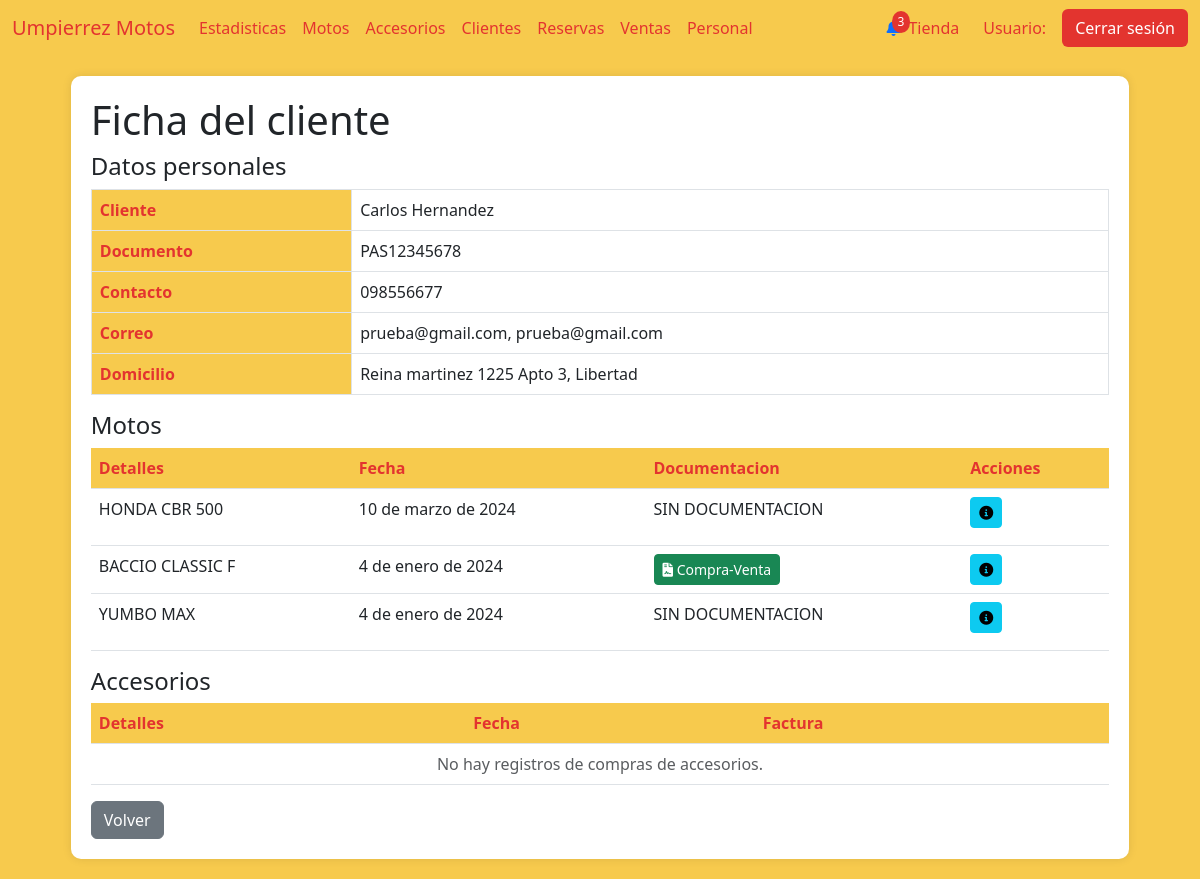
The page /cliente_ficha/3 (signed in) on the database its author committed.
### AppUM/models.py (models this page shows)
class Cliente(models.Model):
    documento = models.CharField(max_length=20, unique=True)
    nombre = models.CharField(max_length=20)
    apellido  = models.CharField(max_length=20)
    fecha_nacimiento = models.DateField()
    ciudad = models.CharField(max_length=40)
    calle = models.CharField(max_length=40)
    numero = models.IntegerField()
    num_apartamento = models.IntegerField()

class ClienteTelefono(models.Model):
    cliente = models.ForeignKey(Cliente, related_name='cliente_telefono', on_delete=models.CASCADE, null=True)
    telefono = models.CharField(max_length=10,unique=True)
    principal = models.BooleanField(default=True)

class ClienteCorreo(models.Model):
    cliente = models.ForeignKey(Cliente, related_name='cliente_correo', on_delete=models.CASCADE, null=True)
    correo = models.CharField(max_length=100, unique=True)
    principal = models.BooleanField(default=True)

class ComprasVentas(models.Model):
    moto = models.ForeignKey(Moto, related_name='moto_cliente', on_delete=models.CASCADE)
    cliente = models.ForeignKey(Cliente, related_name='cliente_moto', on_delete=models.CASCADE)
    fecha_compra = models.DateField()
    fotocopia_libreta = models.ImageField(null=True, blank=True, upload_to="documentacion/libretas/")
    compra_venta = models.FileField(null=True, blank=True, upload_to="documentacion/compra_venta/")
    certificado_venta = models.FileField(null=True, blank=True, upload_to="documentacion/certificado_venta/")
    tipo = models.CharField(max_length=20)
    forma_de_pago = models.TextField(null=True, blank=True)
    class Meta:
        pass

### AppUM/decorators.py (the view)
    def _wrapped_view(request, *args, **kwargs):
        user = request.user
        if user.is_authenticated:
            usuario_consulta = Personal.objects.filter(usuario=user.username).first()
            if usuario_consulta:
                if Administrativo.objects.filter(personal_ptr_id=usuario_consulta.id,activo=1).exists():
                    return view_func(request, *args, **kwargs)
                else:
                    raise PermissionDenied
            else:
                return view_func(request, *args, **kwargs)
        else:
            return redirect('Login')  # Redirigir al login si no está autenticado

### AppUM/templates/perfil_administrativo/cliente/detalles_cliente.html (shortened to what this page needs)
{% extends "perfil_administrativo/padre_perfil_administrativo.html" %}
{% load static %}
{% block contenidoQueCambia %}
<div class="table-container" id="clienteDetails">
    <h1>Ficha del cliente</h1>
    <h4>Datos personales</h4>
    <table class="table table-bordered">
        <tbody>
            <tr>
                <th scope="row">Cliente</th>
                <td>{{ cliente.nombre }} {{ cliente.apellido }}</td>
            </tr>
            <tr>
                <th scope="row">Documento</th>
                <td>{{ cliente.documento }}</td>
            </tr>
            <tr>
                <th scope="row">Contacto</th>
                <td>{{ tel1 }}{% if tel2 %}, {{ tel2 }}{% endif %}</td>
            </tr>
            <tr>
                <th scope="row">Correo</th>
                <td>{{ correo1 }}{% if correo2 %}, {{ correo2 }}{% endif %}</td>
            </tr>
            <tr>
                <th scope="row">Domicilio</th>
                <td>{{ cliente.calle }} {{ cliente.numero }}{% if cliente.num_apartamento != 0 %} Apto {{ cliente.num_apartamento }}, {% else %}, {% endif %} {{ cliente.ciudad }} </td>
            </tr>
        </tbody>
    </table>
    <h4>Motos</h4>
    <table class="table">
        <thead>
            <tr>
                <th scope="row">Detalles</th>
                <th scope="row">Fecha</th>
                <th scope="row">Documentacion</th>
                <th scope="row">Acciones</th>
            </tr>
        </thead>
        <tbody>
            {% if page_obj %}
                {% for item in page_obj %}
                    <tr>
                        <td>{{ item.moto.moto__marca }} {{ item.moto.moto__modelo }}</td>
                        <td>{{ item.moto.fecha_compra }}</td>
                        <td>
                            {% if item.libreta or item.compra_venta or item.certificado_venta %}
                                {% if item.compra_venta %}
                                    <a href="{{ item.compra_venta }}" target="_blank">
                                        <button class="btn btn-sm btn-success" title="Ver Documento de Compra-Venta">
                                            <i class="fas fa-file-contract"></i> Compra-Venta
                                        </button>
                                    </a>
                                {% endif %}
                            {% else %}
                                <p>SIN DOCUMENTACION</p>
                            {% endif %}
                        </td>
                        <td>
                        <a href="{% url 'DetallesCuotas' item.moto.id %}"><button class="btn btn-sm btn-info"><i class="fas fa-info-circle"></i></button></a>
                        </td>
                    </tr>
                {% endfor %}
            {% else %}
                <tr>
                    <td colspan="9" class="text-center text-muted">
                        No hay registros de compras de motos.
                    </td>
                </tr>
            {% endif %}
        </tbody>
    </table>
    <h4>Accesorios</h4>
    <table class="table">
        <thead>
            <tr>
                <th scope="row">Detalles</th>
                <th scope="row">Fecha</th>
                <th scope="row">Factura</th>
            </tr>
        </thead>
        <tbody>
            {% if page_obj_accesorio %}
                {% for item in page_obj_accesorio %}
                <tr>
                    <td>{{ item.accesorio.accesorio__tipo }} {{ item.accesorio.accesorio__marca }} {{ item.accesorio.accesorio__modelo }}</td>
                    <td>{{ item.accesorio.fecha_compra }}</td>
                    <td>
                        {% if item.factura_documento %}
                        <a href="{{ item.factura_documento }}" target="_blank">
                            <button class="btn btn-sm btn-secondary" title="Ver Factura">
                                <i class="fas fa-certificate"></i> Factura
                            </button>
                        </a>
                        {% else %}
                        <p>SIN DOCUMENTACION</p>
                        {% endif %}
                    </td>
                </tr>
                {% endfor %}
            {% else %}
                <tr>
                    <td colspan="9" class="text-center text-muted">
                        No hay registros de compras de accesorios.
                    </td>
                </tr>
            {% endif %}
        </tbody>
    </table>
    <a href="{% url 'Clientes' %}" class="btn btn-secondary">Volver</a>
</div>
{% endblock %}

### AppUM/static/css/styles.css (style rules this page uses)
body { background-color: #f7ca4d; }
.table-container { background-color: #fff; border-radius: 10px; padding: 20px; box-shadow: 0px 0px 10px rgba(0, 0, 0, 0.1); margin: 20px auto; max-width: 90%; }
.table th { background-color: #f7ca4d; color: #e3342f; }

### rows shown on the page
Cliente: nombre "Carlos", apellido "Hernandez", documento "PAS12345678", calle "Reina martinez", numero "1225", num_apartamento "3", ciudad "Libertad"
ClienteTelefono: telefono "098556677"
ClienteCorreo: correo "prueba@gmail.com"
ComprasVentas: moto.moto__marca "HONDA", moto.moto__modelo "CBR 500", moto.fecha_compra "10 de marzo de 2024", shows "SIN DOCUMENTACION"
ComprasVentas: moto.moto__marca "BACCIO", moto.moto__modelo "CLASSIC F", moto.fecha_compra "4 de enero de 2024"
ComprasVentas: moto.moto__marca "YUMBO", moto.moto__modelo "MAX", moto.fecha_compra "4 de enero de 2024", shows "SIN DOCUMENTACION"
